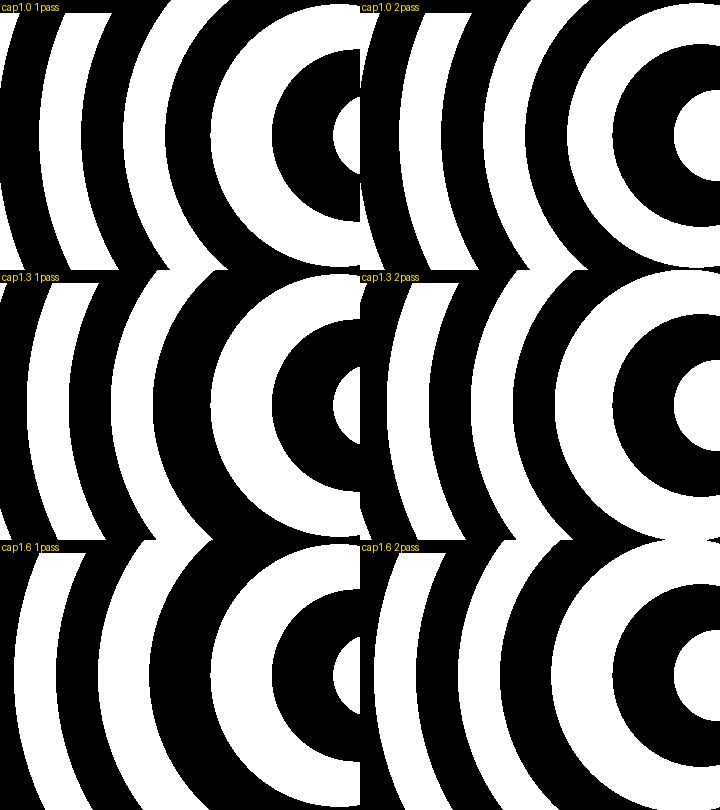
#> input picture programs/ron/cascade/pass_test.png, 720 x 810 px
$ python proto.py --img ../../cascade/pass_test.png
#> lines starting #> are read from the running program, lines starting #| are printed output that depends on the picture
#!/usr/bin/env python3
"""Lamella look-proto (float, NOT bit-accurate): calibrates the tile profile,
corner rounding, gloss and palette against the reference, and emits the ROM
tables used by lamella.vhd (--emit).

usage: proto.py [--img source.png] [--out out.png] [--emit]
"""
import argparse
import numpy as np
from PIL import Image

W, H = 960, 540


# [14 lines left out: function env_synth, not called in this run]


def rgb2yuv(img):
    r, g, b = img[..., 0] / 255, img[..., 1] / 255, img[..., 2] / 255
    y = 0.299 * r + 0.587 * g + 0.114 * b
    return y, (b - y) * 0.564, (r - y) * 0.713


def yuv2rgb(y, u, v):
    r = y + 1.403 * v
    b = y + 1.773 * u
    g = (y - 0.299 * r - 0.114 * b) / 0.587
    return np.clip(np.stack([r, g, b], -1) * 255, 0, 255).astype(np.uint8)


# ---------------------------------------------------------------- tables ---
def profile_rom():
    """256 entries over d in [0, 0.5): (delta Q8 tiles, highlight signed)."""
    d = (np.arange(256) + 0.5) / 512.0
    x = 2 * d                                       # 0..1
    # read distance from the tile centre (tiles): gentle magnification in the
    # middle, a steep run at the rim that crushes ~1.4 tiles into a few px
    p = 0.8 * d + 1.2 * x ** 7
    delta = np.clip(np.round((p - d) * 256), -512, 511).astype(int)   # signed Q8 tiles
    # highlight: thin bright line just inside the rim, dark groove past it
    hl = 40 * np.exp(-((x - 0.90) / 0.035) ** 2) - 48 * np.clip((x - 0.955) / 0.045, 0, 1) ** 0.7
    hl = np.clip(np.round(hl), -64, 63).astype(int)
    return delta, hl


def palette(sel):
    """256-entry luma -> (U, V) in BT.601 (swap happens in the emitter)."""
    if sel == 0:   # Copper / lime / steel (the reference)
        keys = [(0.00, (22, 16, 12)), (0.18, (58, 46, 38)), (0.33, (120, 70, 40)),
                (0.42, (215, 118, 55)), (0.52, (150, 160, 168)), (0.70, (196, 210, 206)),
                (0.85, (208, 232, 150)), (1.00, (238, 246, 200))]
    elif sel == 1: # Ice: ink / teal / violet / frost
        keys = [(0.00, (10, 12, 22)), (0.20, (14, 46, 66)), (0.38, (70, 70, 140)),
                (0.55, (120, 170, 205)), (0.75, (175, 220, 235)), (1.00, (240, 246, 252))]
    elif sel == 2: # Brass
        keys = [(0.00, (20, 14, 6)), (0.30, (110, 70, 20)), (0.55, (200, 150, 50)),
                (0.80, (245, 220, 130)), (1.00, (255, 250, 220))]
    else:          # Chrome: near-mono, faint blue
        keys = [(0.00, (8, 10, 14)), (0.40, (70, 78, 90)), (0.60, (160, 170, 185)),
                (0.80, (225, 232, 240)), (1.00, (255, 255, 255))]
    ys = np.arange(256) / 255
    out = np.zeros((256, 3))
    for i in range(len(keys) - 1):
        t0, c0 = keys[i]
        t1, c1 = keys[i + 1]
        m = (ys >= t0) & (ys <= t1)
        f = ((ys[m] - t0) / (t1 - t0))[:, None]
        out[m] = np.array(c0) * (1 - f) + np.array(c1) * f
    _, u, v = rgb2yuv(out[None])
    return u[0], v[0]


# ---------------------------------------------------------------- render ---
def render(env, ncol=7.0, ntile=4.0, lean=-0.12, stair=0.18, s=1.0, gloss=1.0,
           metal=1.0, pal=0, brushed=True, concave=False, shuffle=False):
    ey, eu, ev = rgb2yuv(env)
    # coarse store 128x64 (box), bilinear readback
    def store(c, gw, gh):
#> called with gw = 60, gh = 60
        return c.reshape(gh, H // gh, gw, W // gw).mean(axis=(1, 3))
    sy = np.round(store(ey, 60, 60) * 255) / 255         # 8-bit luma, 64x64
    su = store(eu, 30, 30)
    sv = store(ev, 30, 30)

    def bil(g, u, v):
        gh, gw = g.shape
        u = np.clip(u * gw - 0.5, 0, gw - 1.001)
        v = np.clip(v * gh - 0.5, 0, gh - 1.001)
        iu, iv = u.astype(int), v.astype(int)
#> iu: shape (540, 960) int64; 59 distinct labels, from 0 to 58
#> iv: shape (540, 960) int64; 59 distinct labels, from 0 to 58
        fu, fv = u - iu, v - iv
        a = g[iv, iu] * (1 - fu) + g[iv, iu + 1] * fu
        b = g[iv + 1, iu] * (1 - fu) + g[iv + 1, iu + 1] * fu
        return a * (1 - fv) + b * fv
#> returned value: shape (540, 960) float64

    delta, hl = profile_rom()
    yy, xx = np.mgrid[0:H, 0:W].astype(float)
    A = (xx - W / 2 + lean * (yy - H / 2)) * ncol / W
    c = np.floor(A)
    lx = A - c
    rng = np.random.default_rng(3)
    stag = rng.random(256)
    B = yy * ntile / H + stag[(c.astype(int)) & 255]
    t = np.floor(B)
    ly = B - t
    d = np.abs(ly - 0.5)
    e = np.abs(lx - 0.5)
    e8 = np.minimum((e * 512).astype(int), 255)
    eex = np.maximum(e8 - 224, 0)
    d8 = np.minimum((d * 512).astype(int) + (eex * eex >> 2), 255)
    sgn = np.where(ly < 0.5, -1, 1)
    if concave:
        sgn = -sgn
    dv_t = sgn * delta[d8] / 256 * s + stair * c
    if shuffle:
        dv_t += (rng.random((64, 256))[(t.astype(int)) & 63, c.astype(int) & 255] - 0.5) * 0.8
    v = yy / H + dv_t / ntile
    hlens = (np.sign(lx - 0.5) * (0.3 * e + 0.8 * (eex / 32.0) ** 2)) * s
    u = xx / W + hlens / ncol
    y = bil(sy, u, v)
    disp = 0.06 * gloss
    uu = bil(su, u, v + disp * dv_t / ntile)
#> in bil (call 2), `iu, iv = u.astype(int), v.astype(int)`:
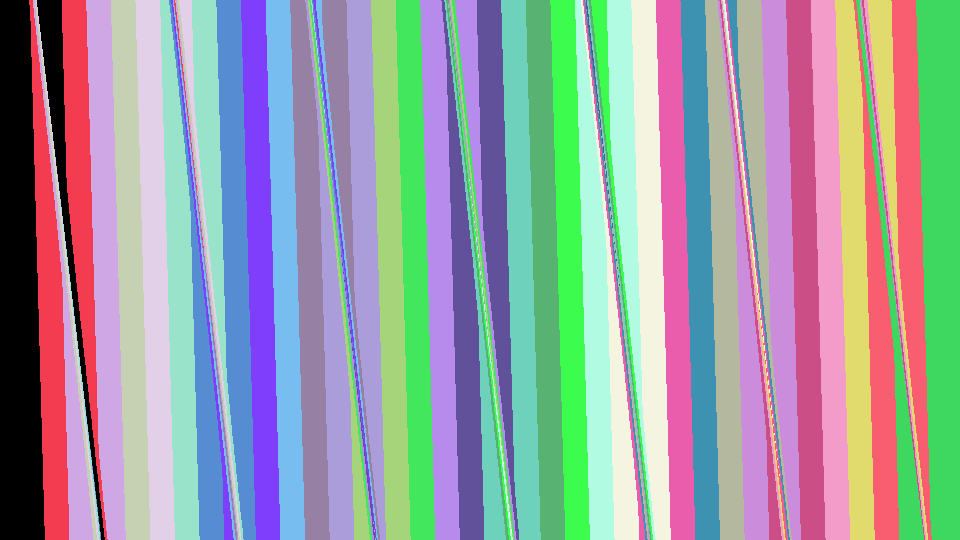
#> iu: shape (540, 960) int64; 29 distinct labels, from 0 to 28; one colour per label, 0 black
#> in bil (call 2), `iu, iv = u.astype(int), v.astype(int)`:
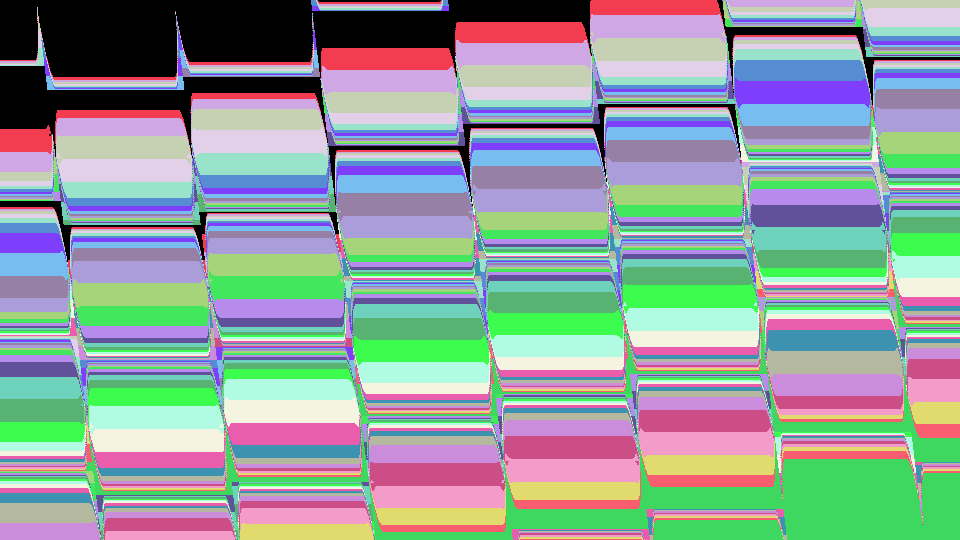
#> iv: shape (540, 960) int64; 29 distinct labels, from 0 to 28; one colour per label, 0 black
    vv = bil(sv, u, v + disp * dv_t / ntile)
    # metal: contrast + palette chroma
    pu, pv = palette(pal)
    yi = np.clip((y * 255).astype(int), 0, 255)
    yc = np.clip(0.5 + (y - 0.5) * (1 + 0.6 * metal), 0, 1)
    y = y * (1 - metal) + yc * metal
    uu = uu * (1 - metal) + pu[yi] * metal
    vv = vv * (1 - metal) + pv[yi] * metal
    # gloss: rim highlight (top rims brighter)
    h = hl[d8] / 64.0
    h = np.where((h > 0) & (sgn > 0), h * 0.5, h)
    y = y + 0.45 * gloss * h
    if brushed:
        key = (t.astype(int) * 977 + (ly * 300).astype(int) * 131 + c.astype(int) * 59) & 0xFFFF
        n = ((key * 2654435761) >> 13 & 255) / 255 - 0.5
        y = y + n * 0.16 * np.clip(1 - y * 1.6, 0, 1)
    return yuv2rgb(np.clip(y, 0, 1), uu, vv)
#> in yuv2rgb, `return np.clip(np.stack([r, g, b], -1) * 255, 0, 255).astype(np.uint8)`:
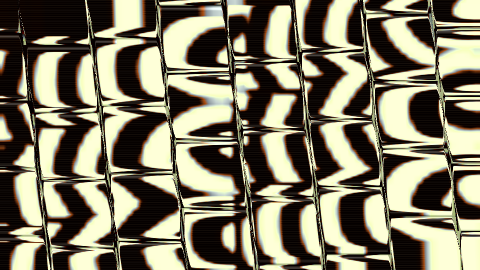
#> returned value: shape (540, 960, 3) (shown at 1/2 size); mean of channels 0, 1, 2 127.1, 121.7, 100.3; drawn as R, G, B


# [17 lines left out: function emit, not called in this run]


if __name__ == "__main__":
    ap = argparse.ArgumentParser()
    ap.add_argument("--img")
    ap.add_argument("--out", default="proto.png")
    ap.add_argument("--emit", action="store_true")
    a = ap.parse_args()
    if a.emit:
        emit()
    else:
        env = env_synth() if not a.img else np.asarray(
            Image.open(a.img).convert("RGB").resize((W, H)), float)
        rows = [render(env), render(env, metal=0.0, s=0.4, pal=1, concave=True),
                render(env, ncol=14, ntile=8, s=1.0, shuffle=True, pal=1)]
#> in bil (call 4), `v = np.clip(v * gh - 0.5, 0, gh - 1.001)`:
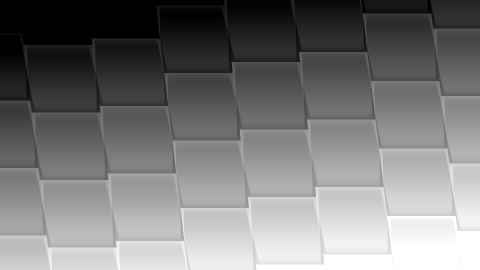
#> v: shape (540, 960) float64 (shown at 1/2 size); min 0, max 59, mean 28.2; drawn with min black and max white
#> in bil (call 4), `iu, iv = u.astype(int), v.astype(int)`:
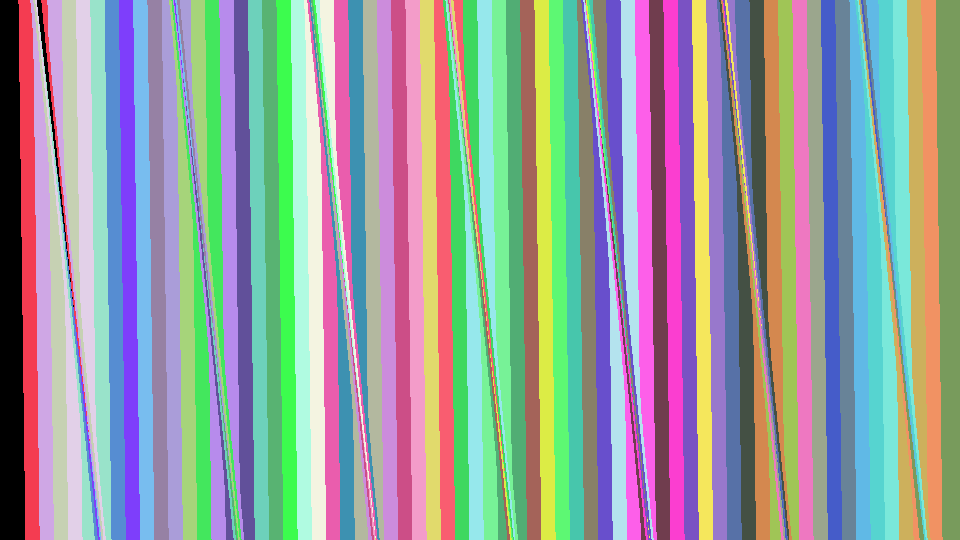
#> iu: shape (540, 960) int64; 59 distinct labels, from 0 to 58; one colour per label, 0 black
#> in bil (call 4), `iu, iv = u.astype(int), v.astype(int)`:
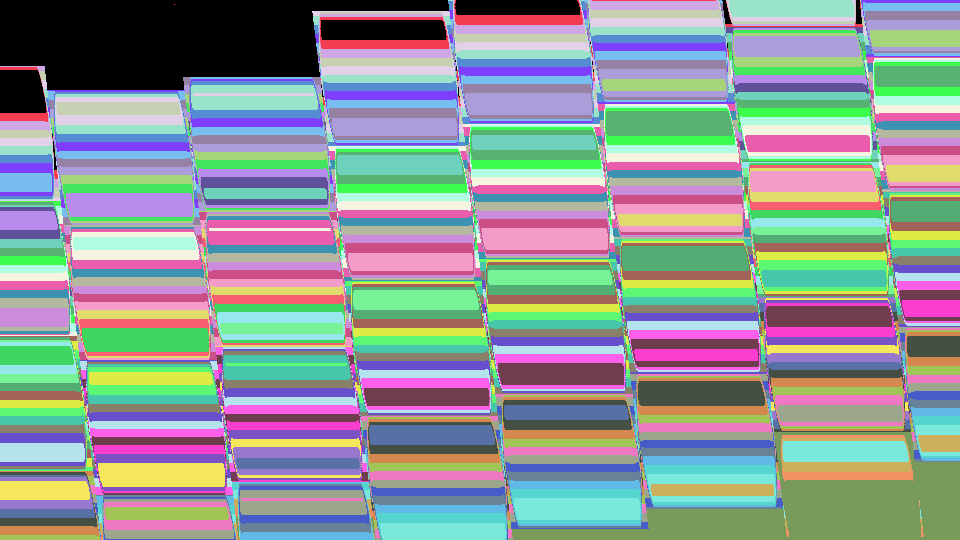
#> iv: shape (540, 960) int64; 59 distinct labels, from 0 to 58; one colour per label, 0 black
#> in bil (call 4), `fu, fv = u - iu, v - iv`:
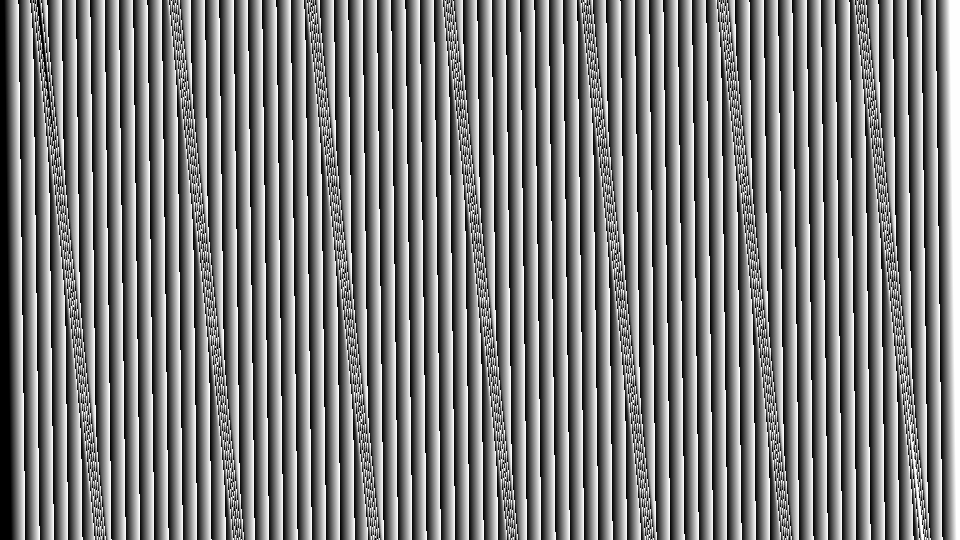
#> fu: shape (540, 960) float64; min 0, max 1, mean 0.499
        Image.fromarray(np.concatenate(rows, 0)).save(a.out)

$ run again, on programs/ron/cascade/approx_study.png
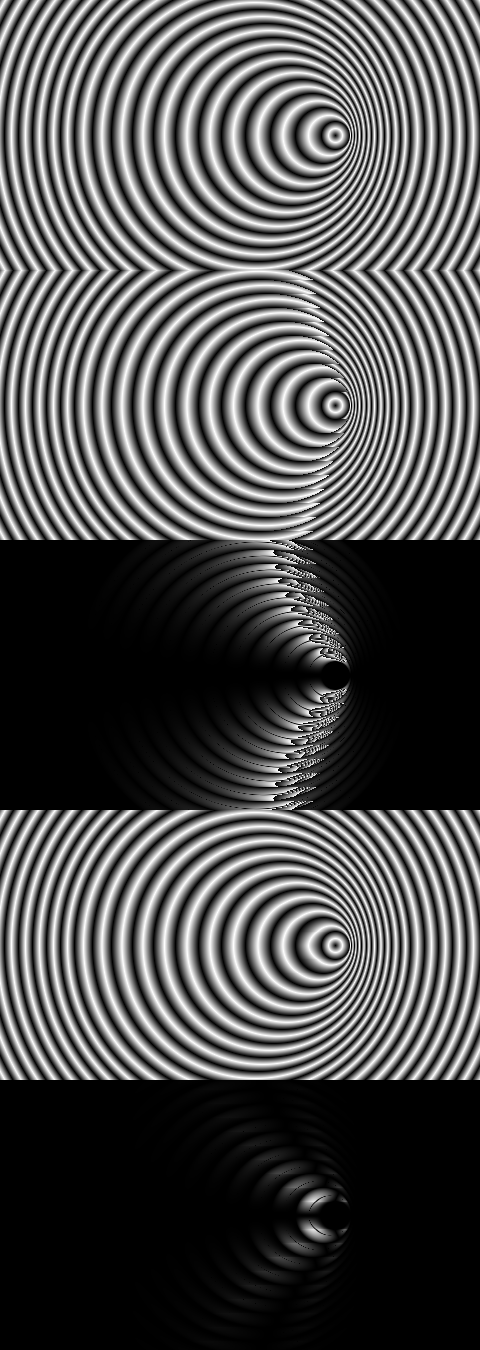
#> input picture programs/ron/cascade/approx_study.png, 480 x 1350 px
#> iu: shape (540, 960) int64; 59 distinct labels, from 0 to 58
#> iv: shape (540, 960) int64; 59 distinct labels, from 0 to 58
#> iu: shape (540, 960) int64; 29 distinct labels, from 0 to 28
#> iv: shape (540, 960) int64; 29 distinct labels, from 0 to 28
#> iu: shape (540, 960) int64; 59 distinct labels, from 0 to 58
#> iv: shape (540, 960) int64; 59 distinct labels, from 0 to 58
#> in bil (call 4), `fu, fv = u - iu, v - iv`:
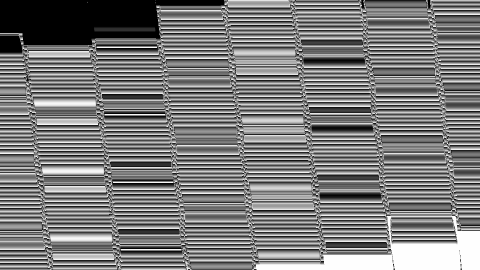
#> fv: shape (540, 960) float64 (shown at 1/2 size); min 0, max 1, mean 0.487
#> in bil (call 4), `a = g[iv, iu] * (1 - fu) + g[iv, iu + 1] * fu`:
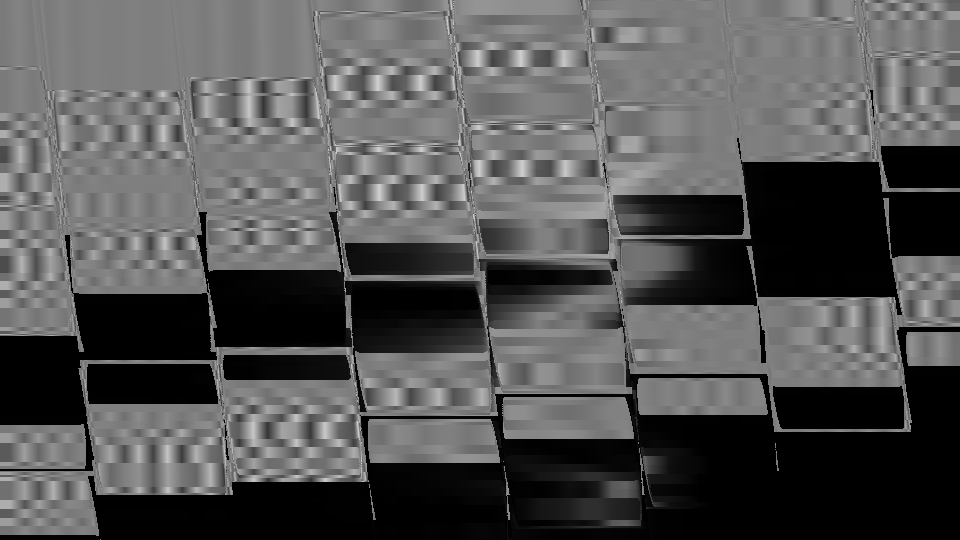
#> a: shape (540, 960) float64; min 0, max 0.819, mean 0.331
